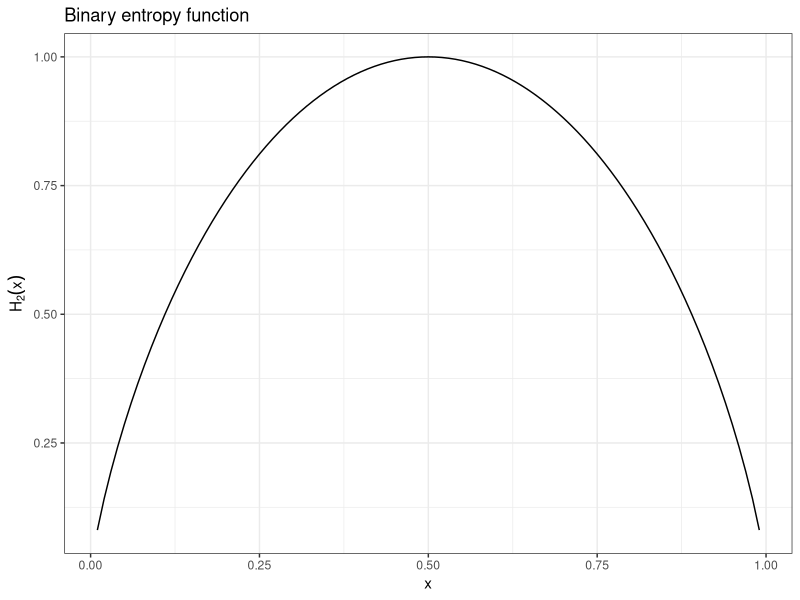
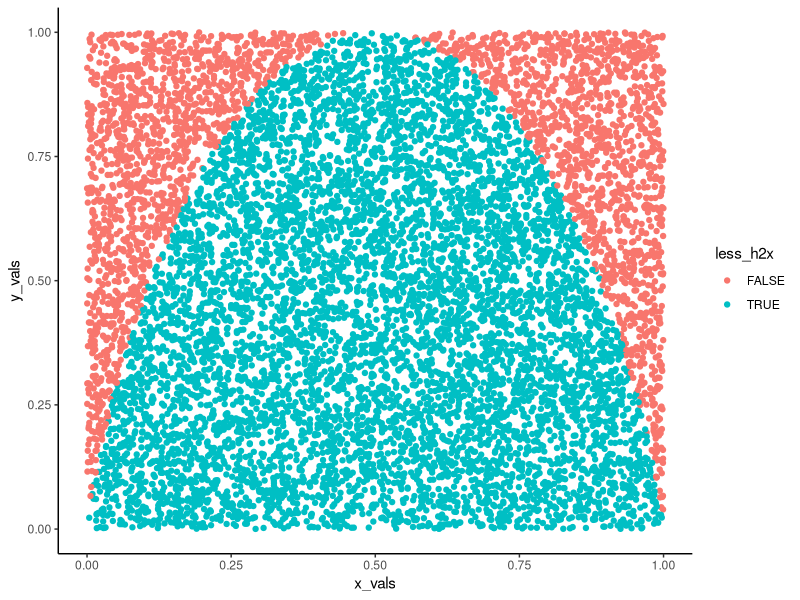
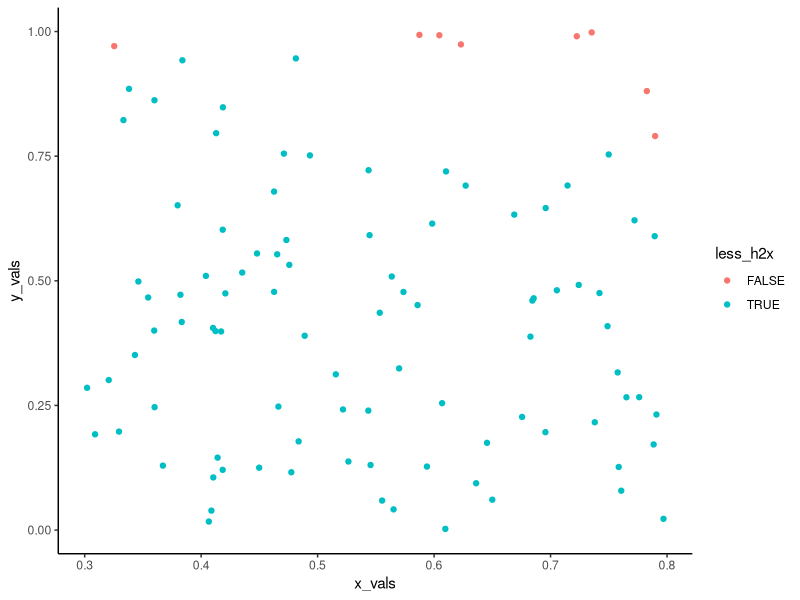
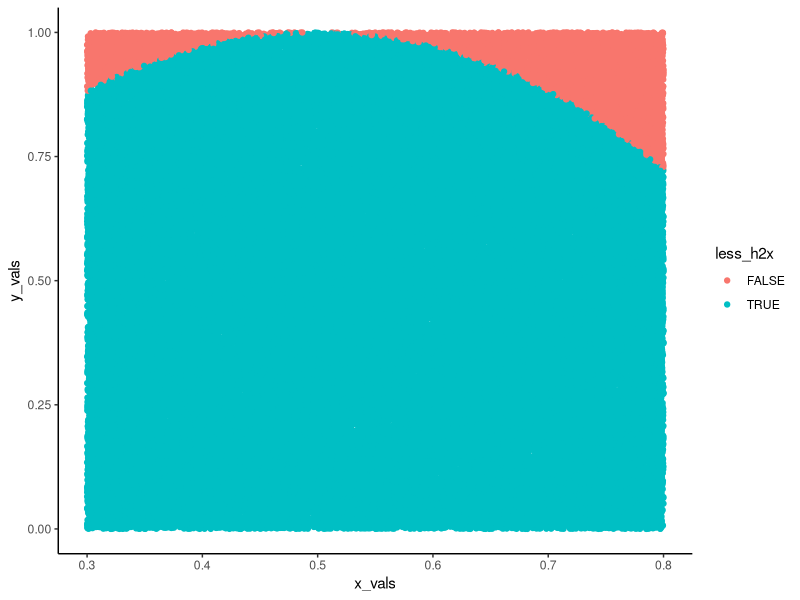

Recreate these plots in R, in order.
## ---- chunk 1
### Binary entropy function.
### This function takes on an x between zero and one and returns the H2(x) of this value

h2x <- function (x){
  x * log2(1/x) + (1-x) * log2(1/(1-x)) #Note that the binary entropy function 
}

h2x_df <- data.frame(x = seq(0.01, 0.99, 0.01), h2x = h2x(seq(0.01, 0.99, 0.01)))

library(ggplot2)

ggplot(h2x_df, aes(x = x, y = h2x)) +
  geom_line() +
  theme_bw() +
  labs(
    title = "Binary entropy function",
  ) +
  ylab(bquote(H[2](x)))


## ---- chunk 2
library(dplyr)
library(purrr)

##First set up a base DF, with 10000 sims.

sampler_results <- data.frame(x_vals = runif(10000, 0, 1), 
                              y_vals = runif(10000, 0, 1)) %>%
  ##Next check if the values are less than the H2(x) values
  mutate(
    h2x_vals = h2x(x_vals),
    less_h2x = if_else(y_vals <= h2x_vals, TRUE, FALSE) #I broke this up into two steps, so I can check if the intermediate steps work the way they should :)
  )


## ---- chunk 3

area_under_curve <- sampler_results %>%
  summarize(
    n_total = n(),
    under_curve = sum(less_h2x),
    area = under_curve / n_total
  ) %>%
  pull(area)

area_under_curve

## ---- chunk 4
sampler_results %>%
  ggplot(aes(x = x_vals, y = y_vals, color = less_h2x)) +
  geom_point() +
  theme_classic()
## ---- chunk 5
sample_h2x <- function (x1, x2, n_sims){
  ### Takes on values of x and returns the H2(x) integral between those values.
  ### Assumes x1 < x2 and 0 < x1, x2 < 1
  
  
  sampler_results <- data.frame(x_vals = runif(n_sims, x1, x2), 
                              y_vals = runif(n_sims, 0, 1)) %>%
  ##Next check if the values are less than the H2(x) values
  mutate(
    h2x_vals = h2x(x_vals),
    less_h2x = if_else(y_vals <= h2x_vals, TRUE, FALSE) #I broke this up into two steps, so I can check if the intermediate steps work the way they should :)
  )
  
  sampler_results
}


#Run a visual test

sample_h2x(0.3, 0.8, 100) %>%
  ggplot(aes(x = x_vals, y = y_vals, color = less_h2x)) +
  geom_point() +
  theme_classic()

sample_h2x(0.3, 0.8, 100000) %>%
  ggplot(aes(x = x_vals, y = y_vals, color = less_h2x)) +
  geom_point() +
  theme_classic()

## ---- chunk 6
read_h2x_mc <- function (mc_results, x1, x2, y1 = 0, y2 = 1){
  ###The function takes on the raw MC results and returns the area under the curve between X1 and x2.
  
  area_checked <- (x2 - x1) * (y2 - y1)
  
  result <- mc_results %>%
    summarize(
      n_total = n(),
      n_under = sum(less_h2x),
      area_under_curve = area_checked * n_under / n_total
    ) %>%
    pull(area_under_curve)
    
  
  round(result[1], 3) #Return as a single value, not a vector
  
}

##Test
sample_h2x(0, 1, 10000) %>%
  read_h2x_mc(x1 = 0, x2 = 1)




## ---- chunk 7
wrap_h2x_mc <- function (x1, x2, y1 = 0, y2 = 0, n_sims){
  ###Wrapper function chaining the actual MC simulation and the result reader
  
  sample_h2x(x1, x2, n_sims) %>%
    read_h2x_mc(x1, x2)
  
}

##Test
wrap_h2x_mc(x1= 0.2, x2 = 0.35, n_sims = 5000)



## ---- chunk 8
wrap_control_h2x_mc <- function (x1, x2, target_sd, num_mcs){
  ### The function takes on arguments relating to the range over which we want to integrate and returns the distribution of num_mcs results, with an SD of less than the target_sd.
  ### Assumes x1>x2
  
  ## Calculate max y
  y2 <- data.frame(x_values = seq(x1, x2, length.out = 100)) %>%
    mutate(y_values = h2x(x_values)) %>%
    summarize(max_y = max(y_values, na.rm = TRUE)) %>%
    pull(max_y)
  
  y2 <- min(1, y2 + 0.01) #What we want to do here is make sure that the upper sampler level is over the actual maximum within a given range

  ## Set up the vector  to track the different MC results
  n_sims <- 1000
  mc_sigma <- 20 #Set a too high starting MC sigma to avoid the while loop from not working
  
  while (mc_sigma > target_sd) {
    mc_results <- c()
    
    for (i in 1:num_mcs) {
      indiv_mc_result <- sample_h2x(x1, x2, n_sims) %>%
        read_h2x_mc(x1, x2, y1 = 0, y2 = y2)
      
      mc_results <- c(mc_results, indiv_mc_result)
      
    }
    n_sims <- n_sims * 2
    mc_sigma <- sd(mc_results)
    mc_mu <- mean(mc_results)
    
  }
  
  final_result <- c(mc_mu, mc_sigma, n_sims)
  names(final_result) <- c("mc_mu", "mc_sigma", "n_sims")
  
  final_result
  
  
}


##Test
wrap_control_h2x_mc(x1 = 0, x2=  1, target_sd = 0.001, num_mcs = 5)
wrap_control_h2x_mc(x1 = 0, x2 = 0.2, target_sd = 0.000001, num_mcs = 5)
